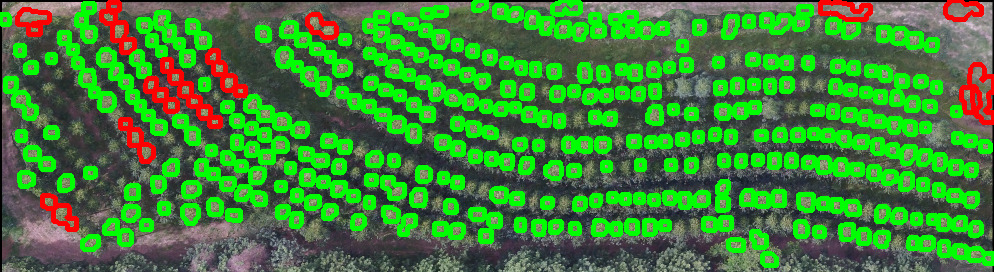
#> input picture images/detections.jpeg, 994 x 272 px, given in place of the camera
$ python highlight_color.py
#> lines starting #> are read from the running program, lines starting #| are printed output that depends on the picture; after the words box and inside, x2 and y2 are one past the last pixel; in counts of white or black regions, pixels touching at a corner belong together
import cv2
import numpy as np

# Initialize VideoCapture
cap = cv2.VideoCapture(0)

# Define color ranges
blue_lower = np.array([110, 50, 50])
blue_upper = np.array([130, 255, 255])
green_lower = np.array([35, 70, 70])
green_upper = np.array([85, 255, 255])

while True:
    _, frame = cap.read()
#> frame is the input picture: shape (272, 994, 3); mean B, G, R 55.9, 129.8, 65
    hsv = cv2.cvtColor(frame, cv2.COLOR_BGR2HSV)
#> hsv: shape (272, 994, 3); mean H, S, V 69.7, 111, 139.5

    # Create masks for blue and green colors
    blue_mask = cv2.inRange(hsv, blue_lower, blue_upper)
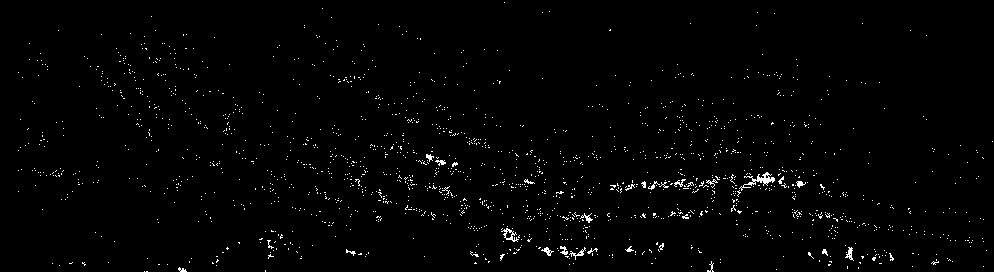
#> blue_mask: shape (272, 994); 1.4% white in thin lines or dots
    green_mask = cv2.inRange(hsv, green_lower, green_upper)
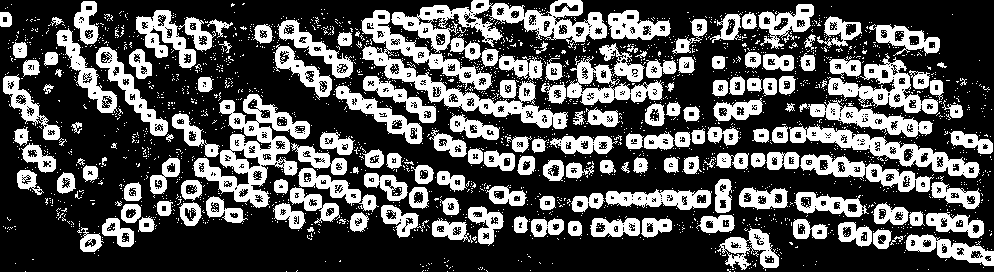
#> green_mask: shape (272, 994); 32.7% white; 2518 white regions (2352 under 20 px), largest, box (x1, y1, x2, y2) and area: (361, 10, 568, 129) 5283, (193, 94, 310, 208) 4651, (391, 0, 607, 53) 4310

    # Apply masks to the frame
    blue_result = cv2.bitwise_and(frame, frame, mask=blue_mask)
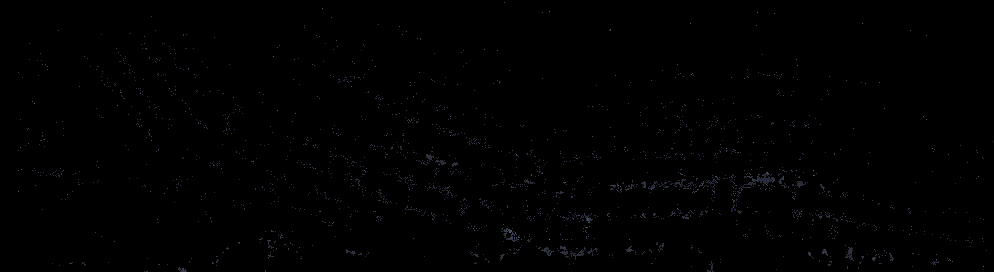
#> blue_result: shape (272, 994, 3); mean B, G, R 0.9, 0.7, 0.7
    green_result = cv2.bitwise_and(frame, frame, mask=green_mask)
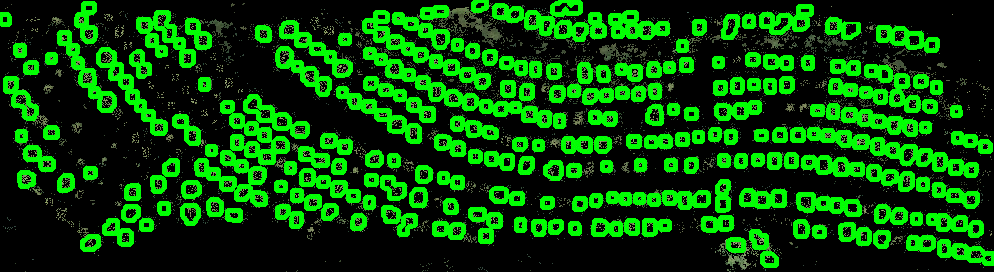
#> green_result: shape (272, 994, 3); mean B, G, R 4.9, 75, 5.5

    # Display frames
    cv2.imshow('Frame', frame)
    cv2.imshow('Blue Mask', blue_mask)
    cv2.imshow('Blue Result', blue_result)
    cv2.imshow('Green Mask', green_mask)
    cv2.imshow('Green Result', green_result)

    # Break the loop if 'Esc' is pressed
    if cv2.waitKey(1) & 0xFF == 27:
#> (key Esc is pressed here)
        break

# Release the VideoCapture and close all windows
cap.release()
cv2.destroyAllWindows()

$ run again, on images/euca_net1.jpg
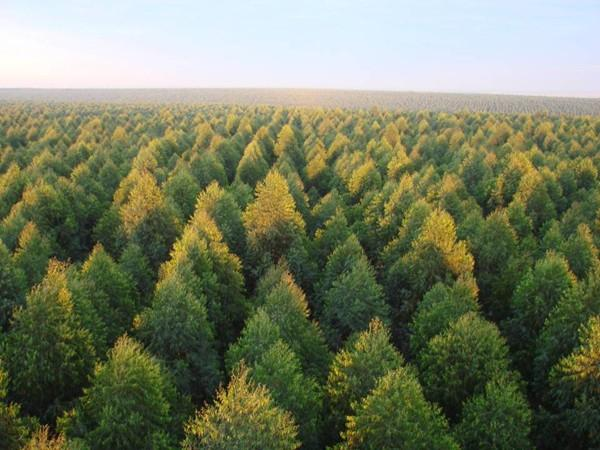
#> input picture images/euca_net1.jpg, 600 x 450 px, given in place of the camera
#> frame is the input picture: shape (450, 600, 3); mean B, G, R 96, 123.2, 116.3
#> hsv: shape (450, 600, 3); mean H, S, V 54.5, 91.5, 128.6
#> blue_mask: shape (450, 600); every value is 0
#> `green_mask = cv2.inRange(hsv, green_lower, green_upper)`:
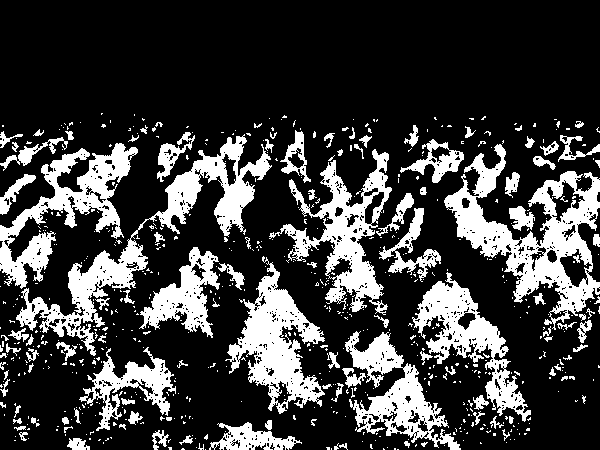
#> green_mask: shape (450, 600); 24.2% white; 658 white regions (547 under 20 px), largest, box (x1, y1, x2, y2) and area: (444, 144, 600, 330) 9375, (16, 134, 272, 356) 8432, (225, 256, 325, 414) 6114
#> blue_result: shape (450, 600, 3); every value is 0
#> `green_result = cv2.bitwise_and(frame, frame, mask=green_mask)`:
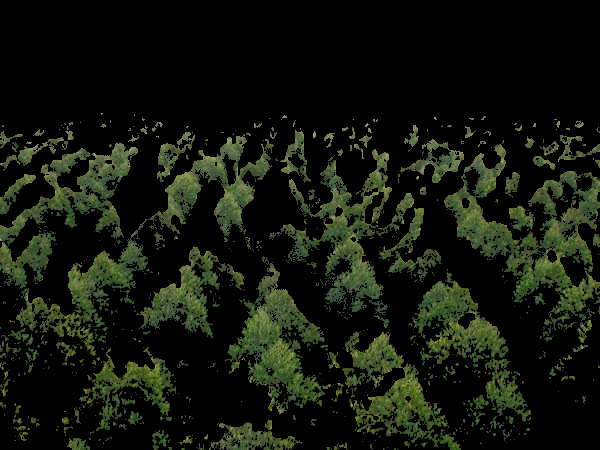
#> green_result: shape (450, 600, 3); mean B, G, R 12.5, 22.7, 18.3
